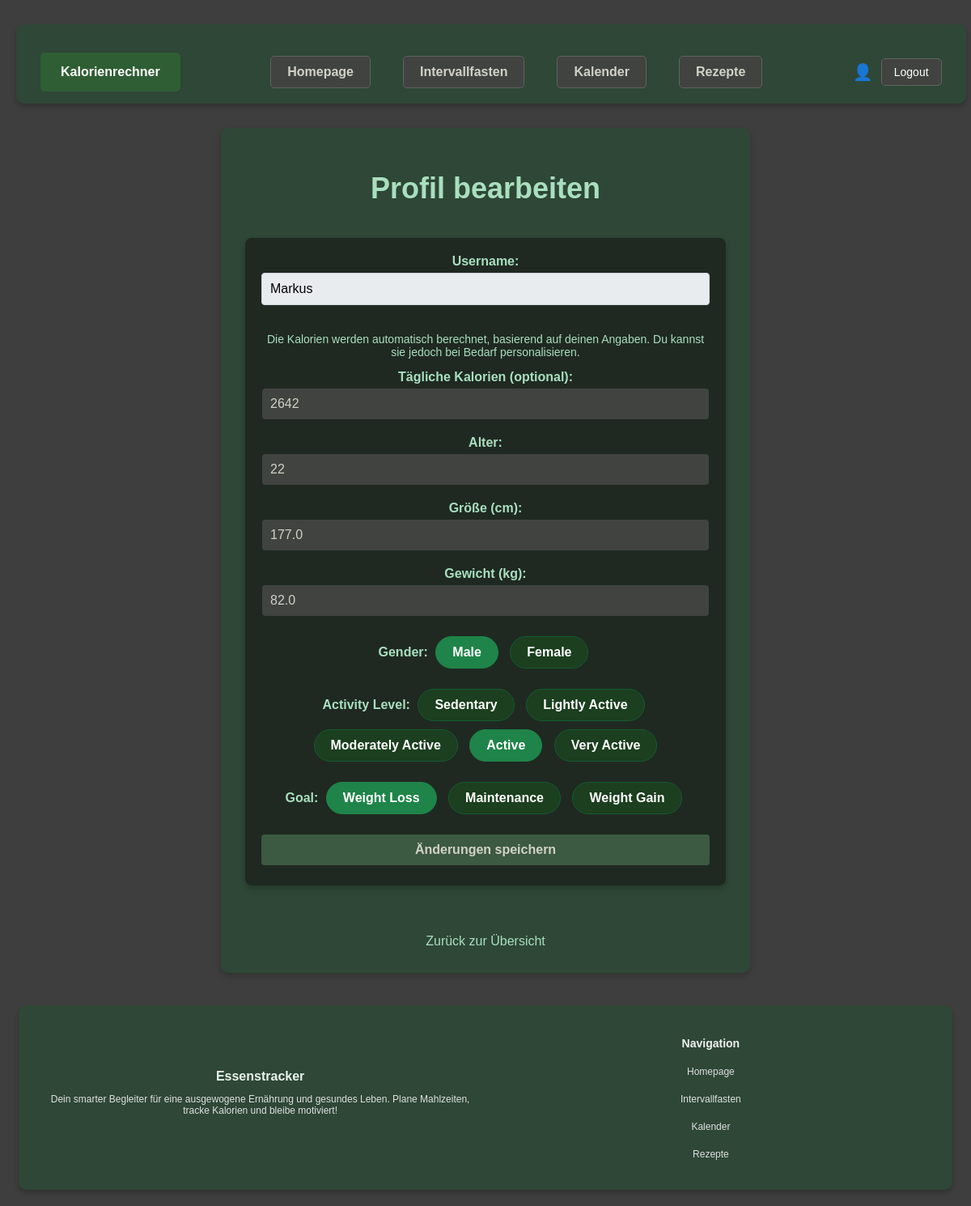
/trackerapp/edit-profile/ (signed in), run on an earlier commit of the app's database.
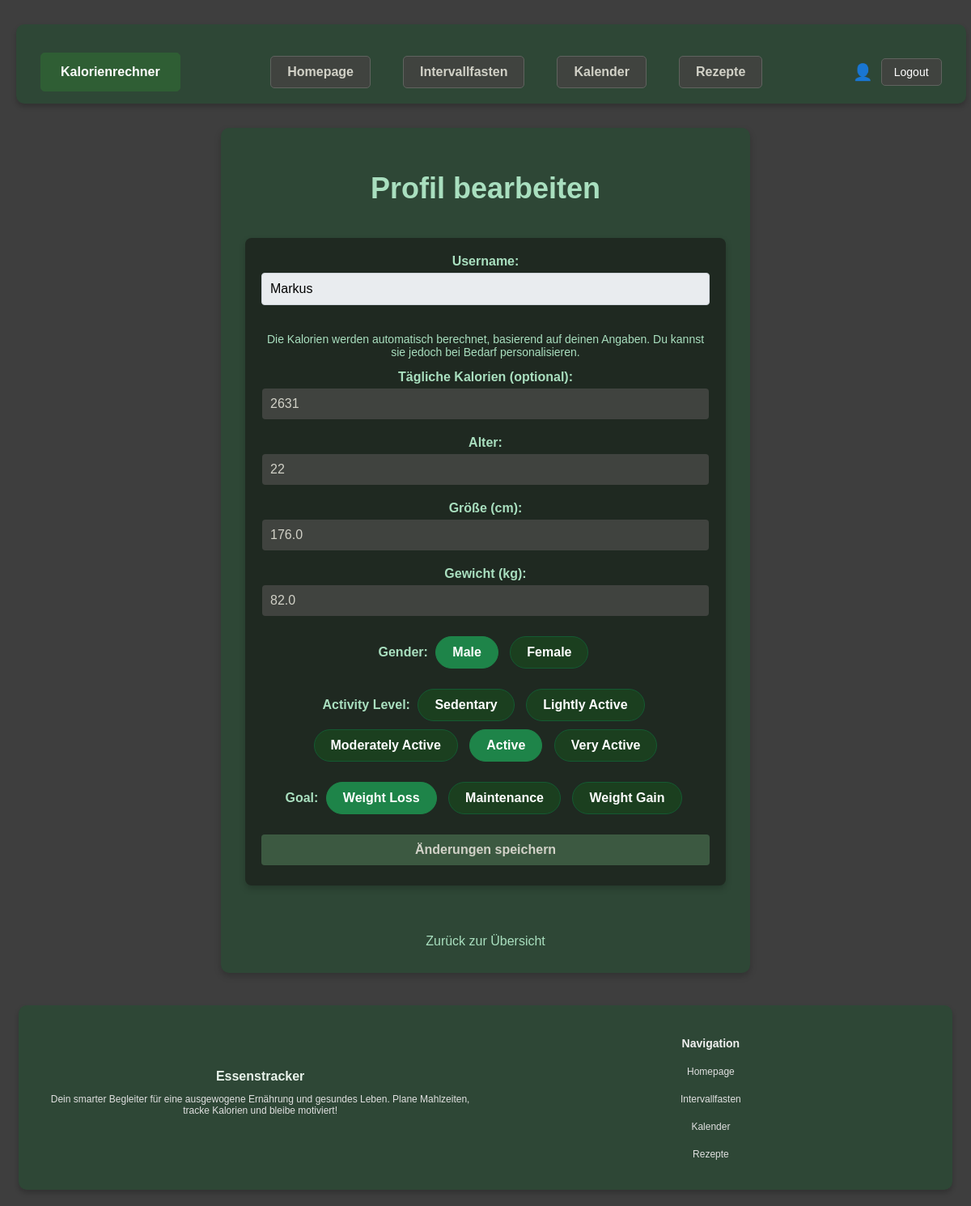
And on a later commit of the database.
### trackerapp/models.py (models this page shows, shortened)
class UserProfile(models.Model):
    user = models.OneToOneField(User, on_delete=models.CASCADE)  # Verknüpfung mit User
    GENDER_CHOICES = [
        ('M', 'Male'),
        ('F', 'Female'),
    ]
    ACTIVITY_CHOICES = [
        ('sedentary', 'Sedentary'),
        ('light', 'Lightly Active'),
        ('moderate', 'Moderately Active'),
        ('active', 'Active'),
        ('very_active', 'Very Active'),
    ]
    GOAL_CHOICES = [
        ('weight_loss', 'Weight Loss'),
        ('maintenance', 'Maintenance'),
        ('weight_gain', 'Weight Gain'),
    ]
    age = models.PositiveIntegerField(default=25)  # Standardwert: 25 Jahre
    gender = models.CharField(max_length=1, choices=GENDER_CHOICES, default='M')  # Standard: Male
    height = models.FloatField(default=170.0, help_text="Height in cm")  # Standard: 170 cm
    weight = models.FloatField(default=70.0, help_text="Weight in kg")  # Standard: 70 kg
    activity = models.CharField(max_length=20, choices=ACTIVITY_CHOICES, default='sedentary')  # Standard: Sedentary
    goal = models.CharField(max_length=20, choices=GOAL_CHOICES, default='maintenance')  # Standard: Maintenance
    daily_calories = models.PositiveIntegerField(default=2000)  # Standard: 2000 kcal
    daily_carbohydrates = models.PositiveIntegerField(default=250, help_text="Daily Carbohydrates in grams")  # Standard: 250 g
    daily_proteins = models.PositiveIntegerField(default=75, help_text="Daily Proteins in grams")  # Standard: 75 g
    daily_fats = models.PositiveIntegerField(default=70, help_text="Daily Fats in grams")  # Standard: 70 g

### trackerapp/views.py (the view)
# urls.py: path('trackerapp/edit-profile/', trackerapp_views.edit_profile, name='edit_profile'),
@login_required
def edit_profile(request):
    try:
        user_profile = UserProfile.objects.get(user=request.user)
        if request.method == 'POST':
            form = UserProfileForm(request.POST, instance=user_profile)
            if form.is_valid():
                form.save()
                daily_calories = user_profile.daily_calories
                daily_carbohydrates = user_profile.daily_carbohydrates
                daily_proteins = user_profile.daily_proteins
                daily_fats = user_profile.daily_fats
                daily_food_entry = DailyFood.objects.filter(user=request.user, day=now().date()).first()
                if not daily_food_entry:  # Kein Eintrag für den aktuellen Tag
                    DailyFood.objects.create(
                        user=request.user,
                        day=now().date(),
                        daily_calorie_target=daily_calories,
                        eaten_carbohydrates=daily_carbohydrates,
                        eaten_protein=daily_proteins,
                        eaten_fat=daily_fats,
                        calories_eaten=0,  # Restliche Werte auf 0
                        calories_burned=0,
                        calorie_result=0,
                    )
                else:  # Es gibt einen Eintrag für den aktuellen Tag
                    daily_food_entry.daily_calorie_target = daily_calories
                    daily_food_entry.eaten_carbohydrates = daily_carbohydrates
                    daily_food_entry.eaten_protein = daily_proteins
                    daily_food_entry.eaten_fat = daily_fats
                    daily_food_entry.save()
                messages.success(request, 'Profil erfolgreich aktualisiert und DailyFood-Werte gespeichert!')
                return redirect('trackerapp')
        else:
            form = UserProfileForm(instance=user_profile)
    except UserProfile.DoesNotExist:
        form = UserProfileForm()
    return render(request, 'edit_profile.html', {'form': form})

### trackerapp/forms.py
class UserProfileForm(forms.ModelForm):
    class Meta:
        model = UserProfile
        fields = ['age', 'gender', 'height', 'weight', 'activity', 'goal', 'daily_calories']
        widgets = {
            'gender': forms.RadioSelect,
            'activity': forms.RadioSelect,
            'goal': forms.RadioSelect,
        }
        labels = {
            'age': 'Alter',
            'gender': 'Geschlecht',
            'height': 'Größe (cm)',
            'weight': 'Gewicht (kg)',
            'activity': 'Aktivitätslevel',
            'goal': 'Ziel',
            'daily_calories': 'Tägliche Kalorien (optional)',
        }
    def __init__(self, *args, **kwargs):
        super().__init__(*args, **kwargs)
        self.fields['gender'].choices = [
            (choice[0], choice[1]) for choice in self.fields['gender'].choices if choice[0] != ''
        ]
        self.fields['activity'].choices = [
            (choice[0], choice[1]) for choice in self.fields['activity'].choices if choice[0] != ''
        ]
        self.fields['goal'].choices = [
            (choice[0], choice[1]) for choice in self.fields['goal'].choices if choice[0] != ''
        ]

### trackerapp/templates/edit_profile.html (shortened to what this page needs)
{% extends 'base.html' %}
{% block content %}
<div class="container">
    <h1>Profil bearbeiten</h1>
    <form method="POST">
        <div>
            <label for="username">Username:</label>
            <input type="text" id="username" name="username" value="{{ form.username.initial|default:user.username }}" class="readonly" readonly>
        </div>
        <div>
            <p style="font-size: 14px; color: #A9DFBF;">
                Die Kalorien werden automatisch berechnet, basierend auf deinen Angaben. Du kannst sie jedoch bei Bedarf personalisieren.
            </p>
            {{ form.daily_calories.label_tag }}
            {{ form.daily_calories }}
        </div>
        <div>
            {{ form.age.label_tag }}
            {{ form.age }}
        </div>
        <div>
            {{ form.height.label_tag }}
            {{ form.height }}
        </div>
        <div>
            {{ form.weight.label_tag }}
            {{ form.weight }}
        </div>
        <div class="chip-group">
            <label>Gender:</label>
            {% for choice in form.gender.field.choices %}
                <label for="gender_{{ forloop.counter }}" class="chip">{{ choice.1 }}</label>
            {% endfor %}
        </div>
        <div class="chip-group">
            <label>Activity Level:</label>
            {% for choice in form.activity.field.choices %}
                <label for="activity_{{ forloop.counter }}" class="chip">{{ choice.1 }}</label>
            {% endfor %}
        </div>
        <div class="chip-group">
            <label>Goal:</label>
            {% for choice in form.goal.field.choices %}
                <label for="goal_{{ forloop.counter }}" class="chip">{{ choice.1 }}</label>
            {% endfor %}
        </div>
        <button type="submit">Änderungen speichern</button>
    </form>
    <a href="{% url 'trackerapp' %}">Zurück zur Übersicht</a>
</div>
{% endblock %}

What changed in the data, as far as the page shows it:
changed UserProfile: daily_calories "2642" → "2631"; height "177.0" → "176.0"
